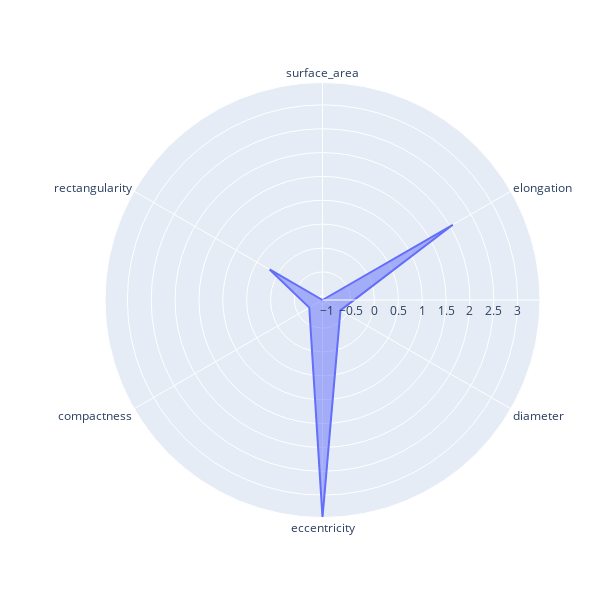
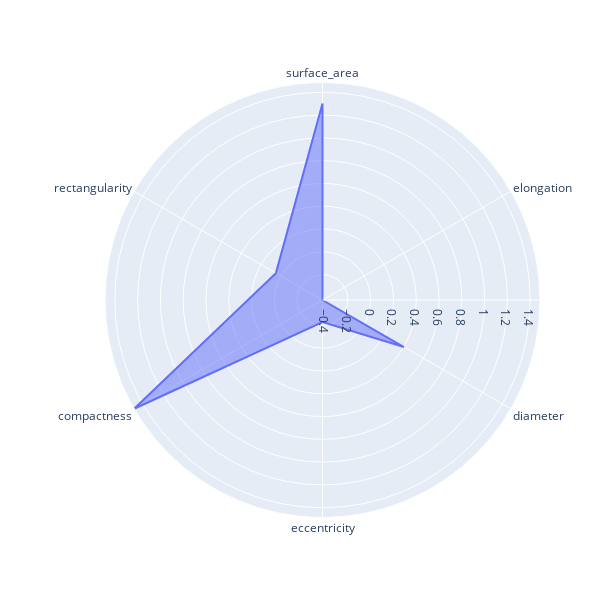

Notebook code cell kept with these figures, in order:
### Markdown cell above
## Descriptor plots

### Code cell
import pandas as pd
import plotly.express as px

def create_spider_plots(df, class1, class2, descriptors):
    """
    Create two spider plots for two specific classes, showing the mean values
    of the selected descriptors for each class.
    
    :param df: The DataFrame containing the data.
    :param class1: The first class for comparison.
    :param class2: The second class for comparison.
    :param descriptors: The list of global descriptors to plot.
    """
    # Group by 'obj_class' and compute the mean of the descriptors
    grouped = df.groupby('obj_class')[descriptors].mean()

    # Extract the mean values for the two specified classes
    class1_data = grouped.loc[class1].values
    class2_data = grouped.loc[class2].values

    # Create a DataFrame for each class with descriptor names and values
    class1_df = pd.DataFrame({
        'Descriptor': descriptors,
        'Mean Value': class1_data
    })
    
    class2_df = pd.DataFrame({
        'Descriptor': descriptors,
        'Mean Value': class2_data
    })

    # Create the spider plot for the first class
    fig1 = px.line_polar(class1_df, r='Mean Value', theta='Descriptor', line_close=True)
    fig1.update_traces(fill='toself')
    fig1.update_layout(
        width=600,
        height=600,
        margin=dict(l=105, r=60, t=40, b=40),  # Increase margins
    )

    # Create the spider plot for the second class
    fig2 = px.line_polar(class2_df, r='Mean Value', theta='Descriptor', line_close=True)
    fig2.update_traces(fill='toself')
    fig2.update_layout(
        width=600,
        height=600,
        margin=dict(l=105, r=60, t=40, b=40),  # Increase margins
    )

    fig1.show()
    fig2.show()

    
    
global_descriptors_df = pd.read_csv('outputs/data/global_descriptors_standardized.csv')
class1 = 'Sword'
class2 = 'House'
descriptors = ['surface_area', 'elongation', 'diameter', 'eccentricity', 'compactness', 'rectangularity']
create_spider_plots(global_descriptors_df, class1, class2, descriptors)

### Figure 1 — Plotly figure (JSON) as saved in the notebook; plotly's stock layout.template omitted (floating-point values rounded to 4 significant figures)
{"data": [{"fill": "toself", "hovertemplate": "Mean Value=%{r}<br>Descriptor=%{theta}<extra></extra>", "legendgroup": "", "line": {"color": "#636efa", "dash": "solid"}, "marker": {"symbol": "circle"}, "mode": "lines", "name": "", "r": [-1.089, 2.064, -0.655, 3.468, -0.7693, 0.1899, -1.089], "showlegend": false, "subplot": "polar", "theta": ["surface_area", "elongation", "diameter", "eccentricity", "compactness", "rectangularity", "surface_area"], "type": "scatterpolar"}], "layout": {"height": 600, "legend": {"tracegroupgap": 0}, "margin": {"b": 40, "l": 105, "r": 60, "t": 40}, "polar": {"angularaxis": {"direction": "clockwise", "rotation": 90}, "domain": {"x": [0, 1], "y": [0, 1]}}, "width": 600}}

### Figure 2 — Plotly figure (JSON) as saved in the notebook; plotly's stock layout.template omitted (floating-point values rounded to 4 significant figures)
{"data": [{"fill": "toself", "hovertemplate": "Mean Value=%{r}<br>Descriptor=%{theta}<extra></extra>", "legendgroup": "", "line": {"color": "#636efa", "dash": "solid"}, "marker": {"symbol": "circle"}, "mode": "lines", "name": "", "r": [1.301, -0.4226, 0.4028, -0.2282, 1.486, 0.04948, 1.301], "showlegend": false, "subplot": "polar", "theta": ["surface_area", "elongation", "diameter", "eccentricity", "compactness", "rectangularity", "surface_area"], "type": "scatterpolar"}], "layout": {"height": 600, "legend": {"tracegroupgap": 0}, "margin": {"b": 40, "l": 105, "r": 60, "t": 40}, "polar": {"angularaxis": {"direction": "clockwise", "rotation": 90}, "domain": {"x": [0, 1], "y": [0, 1]}}, "width": 600}}
